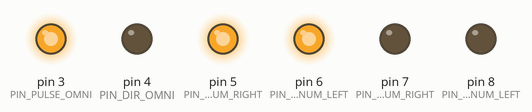
This sketch was run on a simulated Arduino Nano, built with avr-gcc and run on an emulated ATmega328P. Parts: output pins drawn as LEDs (lit = HIGH).

Above: at 0.1 s.
Timing chart, 0 to 1.6 s (numbered marks = the images above):
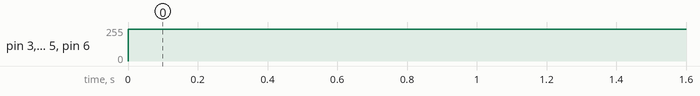

The sketch:

dedahuong.ino
```cpp
/*
 Name:		dedahuong.ino
 Created:	7/11/2018 2:05:53 PM
 Author:	quang
*/
#include"Configuration.h"
#include"control.h"

// the setup function runs once when you press reset or power the board
void setup() {
	Serial.begin(9600);
	pinMode(PIN_PULSE_OMNI, OUTPUT);
	pinMode(PIN_DIR_OMNI, OUTPUT);
	//
	pinMode(PIN_PULSE_MECANUM_LEFT, OUTPUT);
	pinMode(PIN_DIR_MECANUM_LEFT, OUTPUT);
	//
	pinMode(PIN_PULSE_MECANUM_RIGHT, OUTPUT);
	pinMode(PIN_DIR_MECANUM_RIGHT, OUTPUT);
	//
	//
}

// the loop function runs over and over again until power down or reset
void loop() {
	//goStraight(50);
	//run(7*PI/12, 50);
	move(30,0,0);
}
```

control.cpp
```cpp
#include"control.h"
#include<Arduino.h>
void controlOmni(int _speed) {
	if (_speed >= 0) {
		analogWrite(PIN_PULSE_OMNI, MAX_VALUE - _speed);
		digitalWrite(PIN_DIR_OMNI, DIRECTION_OMNI);
	}
	else {
		analogWrite(PIN_PULSE_OMNI, MAX_VALUE + _speed);
		digitalWrite(PIN_DIR_OMNI, !DIRECTION_OMNI);
	}

}
void controlMecanumLeft(int _speed) {
	if (_speed >= 0) {
		analogWrite(PIN_PULSE_MECANUM_LEFT, MAX_VALUE - _speed);
		digitalWrite(PIN_DIR_MECANUM_LEFT, DIRECTION_MECANUM_LEFT);
	}
	else {
		analogWrite(PIN_PULSE_MECANUM_LEFT, MAX_VALUE + _speed);
		digitalWrite(PIN_DIR_MECANUM_LEFT, !DIRECTION_MECANUM_LEFT);
	}

}
void controlMecanumRight(int _speed) {
	if (_speed >= 0) {
		analogWrite(PIN_PULSE_MECANUM_RIGHT, MAX_VALUE - _speed);
		digitalWrite(PIN_DIR_MECANUM_RIGHT, DIRECTION_MECANUM_RIGHT);
	}
	else {
		analogWrite(PIN_PULSE_MECANUM_RIGHT, MAX_VALUE + _speed);
		digitalWrite(PIN_DIR_MECANUM_RIGHT, !DIRECTION_MECANUM_RIGHT);
	}

}
void goStraight(int _speed) {
	controlOmni(LOCK);
	controlMecanumLeft(-_speed);
	controlMecanumRight(_speed);
}

void move(double _omega, double _vRx, double _vRy) {
	double _vA = _vRx + _vRy + _omega / 2;
	double _vB = _vRx - _vRy + _omega / 2;
	double _vO = _vRx - _omega / 2;//
	//
	if (abs(_vO) <= 2) {
		_vO = 2;
	}
	if (abs(_vA) <= 2) {
		_vA = 2;
	}
	if (abs(_vB) <= 2) {
		_vB = 2;
	}
	//
	controlOmni(_vO);
	controlMecanumLeft(_vB);
	controlMecanumRight(_vA);
}

void goBack(int _speed) {

}

void run(double _alpha, double _speed) {
	move(0, (int)_speed*cos(_alpha), (int)_speed*sin(_alpha));
}

void circle(int _speed) {
	controlOmni(_speed);
	controlMecanumLeft(LOCK);
	controlMecanumRight(LOCK);
}
```

control.h
```cpp
#pragma once
/*decription*/
// I trung điểm mecanum
// A bánh Left
// B bánh Right
//
#include"Configuration.h"
#ifndef _CONTROL_H_
#define _CONTROL_H_

void controlOmni(int _speed);
void controlMecanumLeft(int _speed);
void controlMecanumRight(int _speed);
void goStraight(int _speed);
void move(double _omega, double _vIx, double _vIy);
void goBack(int _speed);
void run(double _alpha,double _speed);
void circle(int _speed);
#endif // !_CONTROL_H_
```

Configuration.h
```cpp
#pragma once
#ifndef _CONFIGURATION_H_
#define _CONFIGURATION_H_

#define MAX_VALUE 255

#define PIN_PULSE_OMNI 3
#define PIN_DIR_OMNI 4
#define PIN_PULSE_MECANUM_LEFT 6
#define PIN_DIR_MECANUM_LEFT 8
#define PIN_PULSE_MECANUM_RIGHT 5
#define PIN_DIR_MECANUM_RIGHT 7

#define DIRECTION_OMNI 1 //quy dinh chieu duong +
#define DIRECTION_MECANUM_LEFT 0
#define DIRECTION_MECANUM_RIGHT 0

#define LOCK 2
#define FREE_STATE 0

#endif // !_CONFIGURATION_H_
```

Measured:
- by itself, pin 3 (PIN_PULSE_OMNI), pin 5 (PIN_PULSE_MECANUM_RIGHT), pin 6 (PIN_PULSE_MECANUM_LEFT): 0/255 → 240/255 at 0.00 s
